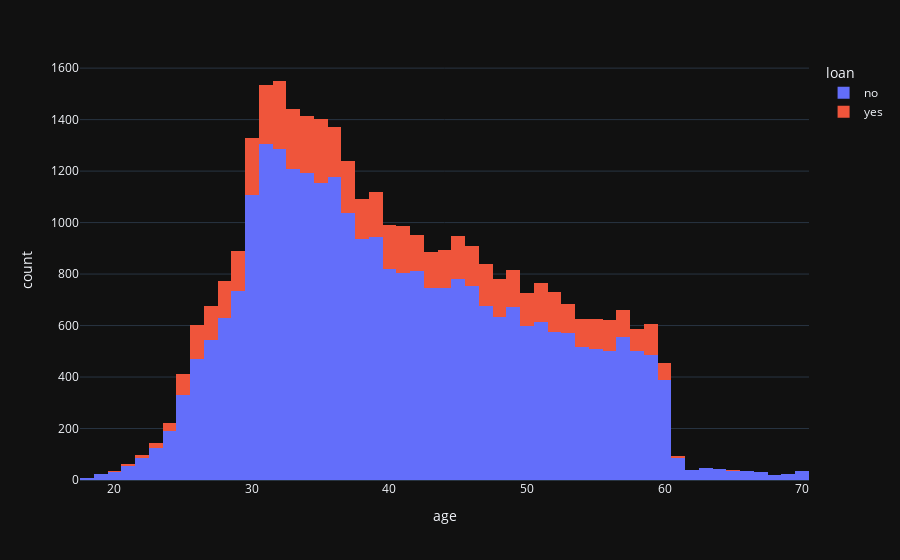

This figure's notebook cell:
### Code cell
dtemp = loans.copy()
px.histogram(data_frame=dtemp, x="age", color="loan")

### Figure 1 — Plotly figure (JSON) as saved in the notebook; plotly's stock layout.template omitted (floating-point values rounded to 4 significant figures; data arrays with more than 128 entries replaced by an {"elided": "..."} marker saying what was removed)
{"data": [{"alignmentgroup": "True", "bingroup": "x", "hovertemplate": "loan=no<br>age=%{x}<br>count=%{y}<extra></extra>", "legendgroup": "no", "marker": {"color": "#636efa", "pattern": {"shape": ""}}, "name": "no", "offsetgroup": "no", "orientation": "v", "showlegend": true, "x": {"elided": "28242 int values"}, "xaxis": "x", "yaxis": "y", "type": "histogram"}, {"alignmentgroup": "True", "bingroup": "x", "hovertemplate": "loan=yes<br>age=%{x}<br>count=%{y}<extra></extra>", "legendgroup": "yes", "marker": {"color": "#EF553B", "pattern": {"shape": ""}}, "name": "yes", "offsetgroup": "yes", "orientation": "v", "showlegend": true, "x": {"elided": "5693 int values"}, "xaxis": "x", "yaxis": "y", "type": "histogram"}], "layout": {"xaxis": {"anchor": "y", "domain": [0.0, 1.0], "title": {"text": "age"}}, "yaxis": {"anchor": "x", "domain": [0.0, 1.0], "title": {"text": "count"}}, "legend": {"title": {"text": "loan"}, "tracegroupgap": 0}, "margin": {"t": 60}, "barmode": "relative"}}
